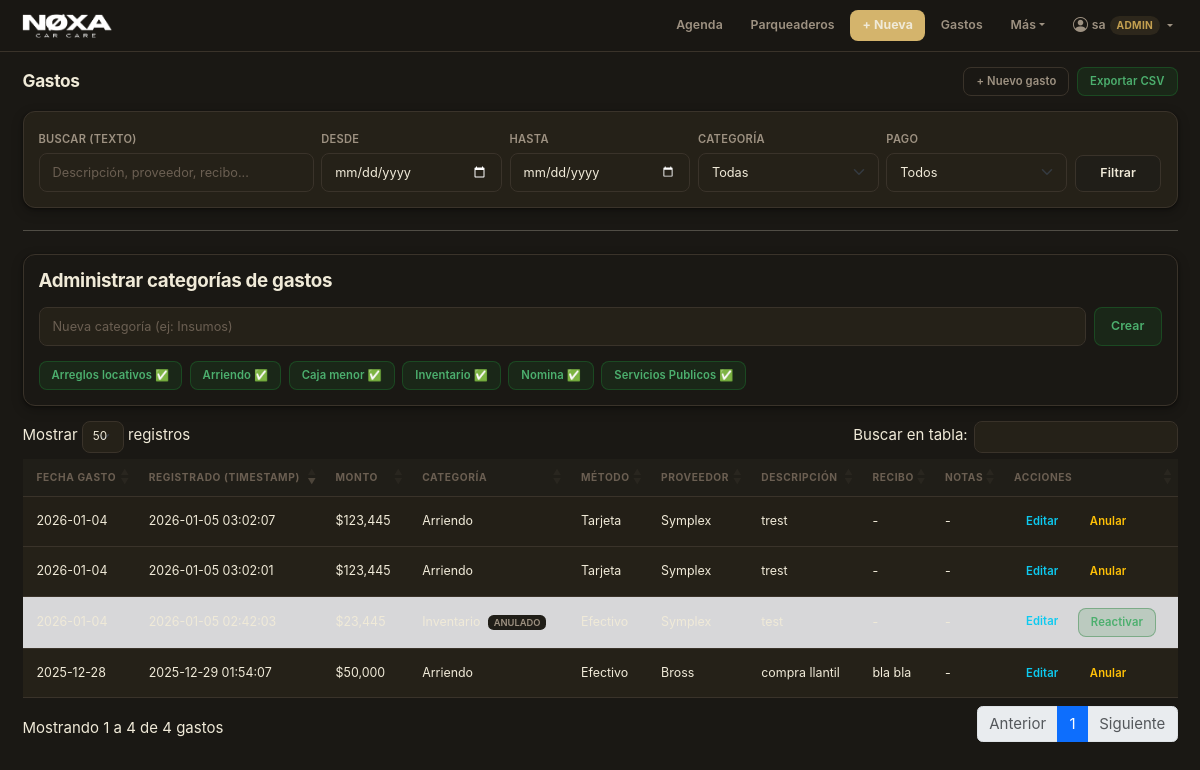
/expenses (signed in), run on the app's committed database.
### app.py (models this page shows, shortened)
class User(db.Model):
    __tablename__ = "users"
    id           = db.Column(db.Integer, primary_key=True)
    username     = db.Column(db.String(80), nullable=False, unique=True)
    password_hash= db.Column(db.String(256), nullable=False)
    role         = db.Column(db.String(20), nullable=False, default="operario")
    is_active    = db.Column(db.Boolean, default=True)
    created_at   = db.Column(db.DateTime, nullable=False, default=datetime.utcnow)
    must_change_password = db.Column(db.Boolean, default=False)

class ExpenseCategory(db.Model):
    __tablename__ = "expense_categories"
    id = db.Column(db.Integer, primary_key=True)
    name = db.Column(db.String(80), nullable=False, unique=True)
    is_active = db.Column(db.Boolean, default=True)

class Expense(db.Model):
    __tablename__ = "expenses"
    id = db.Column(db.Integer, primary_key=True)
    expense_date = db.Column(db.Date, nullable=False, default=date.today)
    created_at = db.Column(db.DateTime, nullable=False, default=datetime.utcnow)
    updated_at = db.Column(db.DateTime, nullable=False, default=datetime.utcnow, onupdate=datetime.utcnow)
    amount = db.Column(db.Numeric(12, 2), nullable=False)
    category = db.Column(db.String(80), nullable=False)
    payment_method = db.Column(db.String(40), nullable=False)
    vendor = db.Column(db.String(120), nullable=True)
    description = db.Column(db.String(255), nullable=False)
    receipt = db.Column(db.String(80), nullable=True)
    notes = db.Column(db.Text, nullable=True)
    is_void = db.Column(db.Boolean, nullable=False, default=False)

### app.py (the view, shortened to what this page needs)
@app.route("/expenses")
def expenses_list():
    q = (request.args.get("q") or "").strip()
    from_str = request.args.get("from")
    to_str = request.args.get("to")
    category = (request.args.get("category") or "").strip()
    payment_method = (request.args.get("payment_method") or "").strip()
    date_from = _parse_date(from_str)
    date_to = _parse_date(to_str)
    query = Expense.query
    if date_from:
        query = query.filter(Expense.expense_date >= date_from)
    if date_to:
        query = query.filter(Expense.expense_date <= date_to)
    if category:
        query = query.filter(Expense.category == category)
    if payment_method:
        query = query.filter(Expense.payment_method == payment_method)
    expenses = query.order_by(Expense.expense_date.desc(), Expense.created_at.desc()).all()
    return render_template(
        "expenses_list.html",
        expenses=expenses,
        categories=[c.name for c in ExpenseCategory.query.filter_by(is_active=True).order_by(ExpenseCategory.name).all()],
        categories_all=ExpenseCategory.query.order_by(ExpenseCategory.name).all(),
        payment_methods=PAYMENT_METHODS,
        filters={
            "q": q,
            "from": from_str or "",
            "to": to_str or "",
            "category": category,
            "payment_method": payment_method,
        },
    )

### app.py (called while the page is built)
def _parse_date(value: str | None):
    if not value:
        return None
    try:
        return datetime.strptime(value, "%Y-%m-%d").date()
    except ValueError:
        return None

@app.before_request
def require_login():
    endpoint = request.endpoint
    if endpoint in PUBLIC_ENDPOINTS:
        return
    user_id = session.get("user_id")
    if not user_id:
        return redirect(url_for("login", next=request.path))
    user = User.query.get(user_id)
    if not user or not user.is_active:
        session.clear()
        return redirect(url_for("login"))
    g.current_user = user
    if bool(user.must_change_password) and endpoint not in CHANGE_PWD_ENDPOINTS:
        flash("Debes cambiar tu contraseña antes de continuar.", "warning")
        return redirect(url_for("change_password"))
    if user.role == "operario" and endpoint not in OPERARIO_ENDPOINTS:
        flash("No tienes permiso para acceder a esa sección.", "danger")
        return redirect(url_for("calendar_view"))

@app.context_processor
def inject_user():
    return {"current_user": getattr(g, "current_user", None)}

### templates/expenses_list.html (shortened to what this page needs)
{% extends "base.html" %}
{% block extra_head %}
<link rel="stylesheet"
      href="https://cdn.datatables.net/1.13.6/css/dataTables.bootstrap5.min.css">
{% endblock %}
{% block content %}
<div class="d-flex align-items-center justify-content-between flex-wrap gap-2">
  <h2 class="mb-0">Gastos</h2>
  <div class="d-flex gap-2">
    <a class="btn btn-outline-light btn-sm" href="{{ url_for('expenses_new') }}">+ Nuevo gasto</a>
    <a class="btn btn-outline-success btn-sm"
       href="{{ url_for('expenses_export', **filters) }}">Exportar CSV</a>
  </div>
</div>
<form class="card bg-secondary border-0 mt-3 p-3" method="get" action="{{ url_for('expenses_list') }}">
  <div class="row g-2 align-items-end">
    <div class="col-12 col-md-3">
      <label class="form-label mb-1">Buscar (texto)</label>
      <input class="form-control" name="q" value="{{ filters.q }}" placeholder="Descripción, proveedor, recibo...">
    </div>
    <div class="col-6 col-md-2">
      <label class="form-label mb-1">Desde</label>
      <input type="date" class="form-control" name="from" value="{{ filters['from'] }}">
    </div>
    <div class="col-6 col-md-2">
      <label class="form-label mb-1">Hasta</label>
      <input type="date" class="form-control" name="to" value="{{ filters.to }}">
    </div>
    <div class="col-6 col-md-2">
      <label class="form-label mb-1">Categoría</label>
      <select class="form-select" name="category">
        <option value="">Todas</option>
      </select>
    </div>
    <div class="col-6 col-md-2">
      <label class="form-label mb-1">Pago</label>
      <select class="form-select" name="payment_method">
        <option value="">Todos</option>
      </select>
    </div>
    <div class="col-12 col-md-1 d-grid">
      <button class="btn btn-dark">Filtrar</button>
    </div>
  </div>
</form>
<hr class="my-4">
<div class="card bg-dark border-secondary p-3 mb-3">
  <h5 class="mb-3">Administrar categorías de gastos</h5>
  <form method="post" action="{{ url_for('expense_categories_new') }}" class="d-flex gap-2 mb-3">
    <input type="text"
           name="name"
           class="form-control"
           placeholder="Nueva categoría (ej: Insumos)"
           required>
    <button class="btn btn-outline-success">Crear</button>
  </form>
  <div class="d-flex flex-wrap gap-2">
    {% for c in categories_all %}
      <form method="post"
            action="{{ url_for('expense_categories_toggle', category_id=c.id) }}">
        <button
          class="btn btn-sm {{ 'btn-success' if c.is_active else 'btn-outline-secondary' }}">
          {{ c.name }} {{ '✅' if c.is_active else '🚫' }}
        </button>
      </form>
    {% endfor %}
  </div>
</div>
<table id="expensesTable" class="table table-dark table-striped table-sm align-middle mt-3">
  <thead>
    <tr>
      <th>Fecha gasto</th>
      <th>Registrado (timestamp)</th>
      <th>Monto</th>
      <th>Categoría</th>
      <th>Método</th>
      <th>Proveedor</th>
      <th>Descripción</th>
      <th>Recibo</th>
      <th>Notas</th>
      <th>Acciones</th>
    </tr>
  </thead>
  <tbody>
    {% for e in expenses %}
      <tr class="{% if e.is_void %}table-secondary text-muted{% endif %}">
        <td>{{ e.expense_date.strftime("%Y-%m-%d") }}</td>
        <td>{{ e.created_at.strftime("%Y-%m-%d %H:%M:%S") }}</td>
        <td>${{ "{:,.0f}".format(e.amount) }}</td>
        <td>
          {{ e.category }}
          {% if e.is_void %}
            <span class="badge bg-secondary ms-1">ANULADO</span>
          {% endif %}
        </td>
        <td>{{ e.payment_method }}</td>
        <td>{{ e.vendor or "-" }}</td>
        <td>{{ e.description }}</td>
        <td>{{ e.receipt or "-" }}</td>
        <td>{{ e.notes or "-" }}</td>
        <td class="d-flex gap-2">
          <a class="btn btn-sm btn-outline-info" href="{{ url_for('expenses_edit', expense_id=e.id) }}">Editar</a>
          <form method="post"
                action="{{ url_for('expenses_toggle_void', expense_id=e.id) }}"
                style="display:inline">
            {% if e.is_void %}
              <button class="btn btn-sm btn-outline-success"
                      onclick="return confirm('¿Deseas reactivar este gasto?')">
                Reactivar
              </button>
            {% else %}
              <button class="btn btn-sm btn-outline-warning"
                      onclick="return confirm('¿Deseas anular este gasto?')">
                Anular
              </button>
            {% endif %}
          </form>
        </td>
      </tr>
    {% endfor %}
  </tbody>
</table>
{% endblock %}

### templates/base.html (shortened to what this page needs)
<!doctype html>
<html lang="es">
<head>
  <link href="https://cdn.jsdelivr.net/npm/bootstrap@5.3.3/dist/css/bootstrap.min.css" rel="stylesheet">
  <link href="https://cdn.jsdelivr.net/npm/bootstrap-icons@1.11.3/font/bootstrap-icons.min.css" rel="stylesheet">
  {% block extra_head %}{% endblock %}
</head>
<body>
<nav class="navbar navbar-expand-lg mb-0"
     style="background:rgba(26,24,20,0.95);backdrop-filter:blur(20px);-webkit-backdrop-filter:blur(20px);border-bottom:1px solid var(--border);">
  <div class="container-fluid px-3">
    <a class="navbar-brand" href="{{ url_for('calendar_view') }}" style="padding:0;">
      <img src="{{ url_for('static', filename='img/logotipo.png') }}" alt="Agenda Detailing" class="navbar-logo"
        onerror="this.style.display='none';this.insertAdjacentHTML('afterend','<span class=\'navbar-brand-text\'>Agenda</span>');">
    </a>
    <div class="collapse navbar-collapse justify-content-end" id="navbarContent">
      <div class="d-flex flex-column flex-lg-row align-items-lg-center gap-1 py-2 py-lg-0">
        <a class="nav-link-custom" href="{{ url_for('calendar_view') }}">Agenda</a>
        <a class="nav-link-custom" href="{{ url_for('parking_list') }}">Parqueaderos</a>
        <a class="nav-link-custom nav-link-accent" href="{{ url_for('new_appointment') }}">+ Nueva</a>
        <a class="nav-link-custom" href="{{ url_for('expenses_new') }}">Gastos</a>
        <div class="dropdown">
          <button class="nav-link-custom border-0 bg-transparent dropdown-toggle"
                  type="button" data-bs-toggle="dropdown" aria-expanded="false">Más</button>
        </div>
        {% if current_user %}
        <div class="dropdown">
          <button class="nav-link-custom border-0 bg-transparent dropdown-toggle d-flex align-items-center gap-1"
                  type="button" data-bs-toggle="dropdown" aria-expanded="false">
            <i class="bi bi-person-circle" style="font-size:1rem;"></i>
            <span>{{ current_user.username }}</span>
            <span style="font-size:0.68rem;padding:2px 7px;border-radius:20px;background:var(--accent-bg);color:var(--accent-dk);font-weight:700;text-transform:uppercase;letter-spacing:0.3px;">{{ current_user.role }}</span>
          </button>
        </div>
        {% endif %}
      </div>
    </div>
  </div>
</nav>
<div class="container-fluid px-3 px-lg-4 pt-3">
  {% block content %}{% endblock %}
</div>
</body>
</html>

### templates/base.html (style rules this page uses)
:root { color-scheme: dark; --bg: #1a1814; --bg2: #201e18; --surface: #252118; --surface2: #2e2a20; --border: #3a332a; --border2: rgba(212,180,108,0.25); --text: #f0ead8; --text2: #9e9282; --text3: #6b5f52; --accent: #d4b46c; --accent-dk: #c4a050; --accent-bg: rgba(212,180,108,0.10); --ink: #f0ead8; --radius: 12px; --radius-sm: 8px; --shadow: 0 1px 3px rgba(0,0,0,0.4), 0 4px 12px rgba(0,0,0,0.25); --shadow-sm: 0 1px 2px rgba(0,0,0,0.3); }
*, *::before, *::after { box-sizing: border-box; }
html, body { margin: 0; padding: 0; background-color: var(--bg) !important; color: var(--text); font-family: -apple-system, BlinkMacSystemFont, "Segoe UI", sans-serif; -webkit-font-smoothing: antialiased; font-size: 15px; }
.container-fluid, .container { background: transparent !important; }
h1, h2, h3, h4, h5, h6 { color: var(--text); font-weight: 700; letter-spacing: -0.3px; }
h2 { font-size: 1.15rem; }
p, span, td, li { color: var(--text2); }
.navbar-logo { height: 36px; width: auto; display: block; }
.nav-link-custom { color: var(--text2); text-decoration: none; font-size: 0.82rem; font-weight: 600; padding: 6px 12px; border-radius: var(--radius-sm); transition: color 0.15s, background 0.15s; letter-spacing: 0.1px; cursor: pointer; white-space: nowrap; }
.nav-link-accent { color: var(--ink) !important; background: var(--accent) !important; font-weight: 700; }
.btn { font-size: 0.82rem !important; font-weight: 600 !important; border-radius: var(--radius-sm) !important; padding: 8px 16px !important; transition: all 0.15s !important; box-shadow: none !important; letter-spacing: 0.1px; border: none !important; }
.btn-success, .btn-outline-success { background: rgba(30,126,52,0.15) !important; border: 1px solid rgba(30,126,52,0.4) !important; color: #4caf6e !important; }
.btn-dark { background: var(--bg2) !important; border: 1px solid var(--border) !important; color: var(--text) !important; }
.btn-outline-light { background: transparent !important; border: 1px solid var(--border) !important; color: var(--text2) !important; }
.btn-sm { padding: 5px 12px !important; font-size: 0.75rem !important; }
.form-control, .form-select { background-color: var(--surface) !important; border: 1.5px solid var(--border) !important; color: var(--text) !important; border-radius: var(--radius-sm) !important; box-shadow: none !important; font-size: 0.85rem !important; padding: 9px 13px !important; transition: border-color 0.15s !important; }
.form-control::placeholder { color: var(--text3) !important; }
input[type="date"], input[type="time"] { color-scheme: dark; }
.form-label { color: var(--text2) !important; font-size: 0.74rem !important; font-weight: 600 !important; margin-bottom: 5px !important; letter-spacing: 0.3px; text-transform: uppercase; }
.card, .bg-secondary:not(.badge) { background: var(--surface) !important; border: 1px solid var(--border) !important; color: var(--text) !important; border-radius: var(--radius) !important; box-shadow: var(--shadow) !important; }
.border, .border-secondary { border-color: var(--border) !important; }
.bg-dark { background-color: var(--bg) !important; }
.table-dark { --bs-table-bg: var(--surface) !important; --bs-table-hover-bg: var(--bg) !important; --bs-table-border-color: var(--border) !important; color: var(--text) !important; font-size: 0.83rem; }
.table-dark thead th { background: var(--bg2) !important; color: var(--text3) !important; font-weight: 700 !important; font-size: 0.68rem !important; text-transform: uppercase !important; letter-spacing: 0.6px !important; border-bottom: 1px solid var(--border) !important; padding: 11px 14px !important; }
.table-dark td { padding: 11px 14px !important; vertical-align: middle !important; color: var(--text) !important; border-color: var(--border) !important; }
.badge.bg-secondary { background: var(--bg2) !important; color: var(--text2) !important; font-weight: 600; }
.text-muted { color: var(--text3) !important; }
nav.navbar { position: relative; z-index: 1040; }

### data on the page
User: username "sa", role "ADMIN"
ExpenseCategory: name "Arreglos locativos", is_active "✅"
ExpenseCategory: name "Arriendo", is_active "✅"
ExpenseCategory: name "Caja menor", is_active "✅"
ExpenseCategory: name "Inventario", is_active "✅"
ExpenseCategory: name "Nomina", is_active "✅"
ExpenseCategory: name "Servicios Publicos", is_active "✅"
Expense: expense_date "2026-01-04", created_at "2026-01-05 03:02:07", amount "123,445", category "Arriendo", payment_method "Tarjeta", vendor "Symplex", description "trest", receipt "-", notes "-", is_void "Anular"
Expense: expense_date "2026-01-04", created_at "2026-01-05 03:02:01", amount "123,445", category "Arriendo", payment_method "Tarjeta", vendor "Symplex", description "trest", receipt "-", notes "-", is_void "Anular"
Expense: is_void "ANULADO"
Expense: expense_date "2025-12-28", created_at "2025-12-29 01:54:07", amount "50,000", category "Arriendo", payment_method "Efectivo", vendor "Bross", description "compra llantil", receipt "bla bla", notes "-", is_void "Anular"
